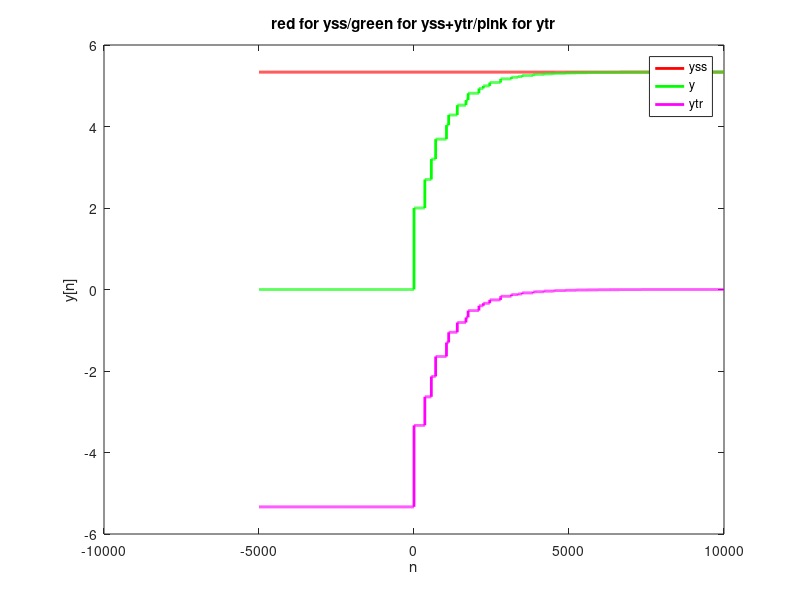

Reproduce this figure in MATLAB.
n = -5000:10000;

a1 = 0.7;
a2 = 0.5;

x = zeros(1,length(n));
x(n>=1) = 1;

y1 = filter(1,[1 zeros(1,348) -0.7],x);
y2 = filter(1,[1 zeros(1,558) -0.5],x);
ytot = y1+y2;

yss = (1/(1-a1)) + (1/(1-a2))*ones(1,length(ytot));
ytr = ytot - yss;

figure
plot(n,yss,'r','linewidth',2);
hold
plot(n,ytot,'g','linewidth',2);
plot(n,ytr,'m','linewidth',2);
legend('yss','y','ytr');
xlabel('n');
ylabel('y[n]');
title('red for yss/green for yss+ytr/pink for ytr');

%figure
%plot(n,ytr,'r','linewidth',2);
%xlabel('n');
%ylabel('h[n]');
%title('transient state response');